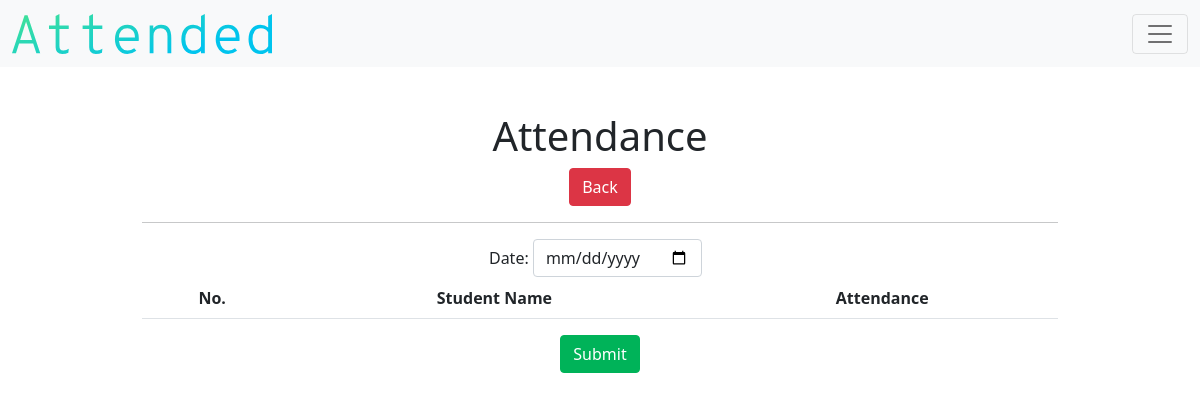
Before: /take-attendance/1 (signed in) with the older database file.
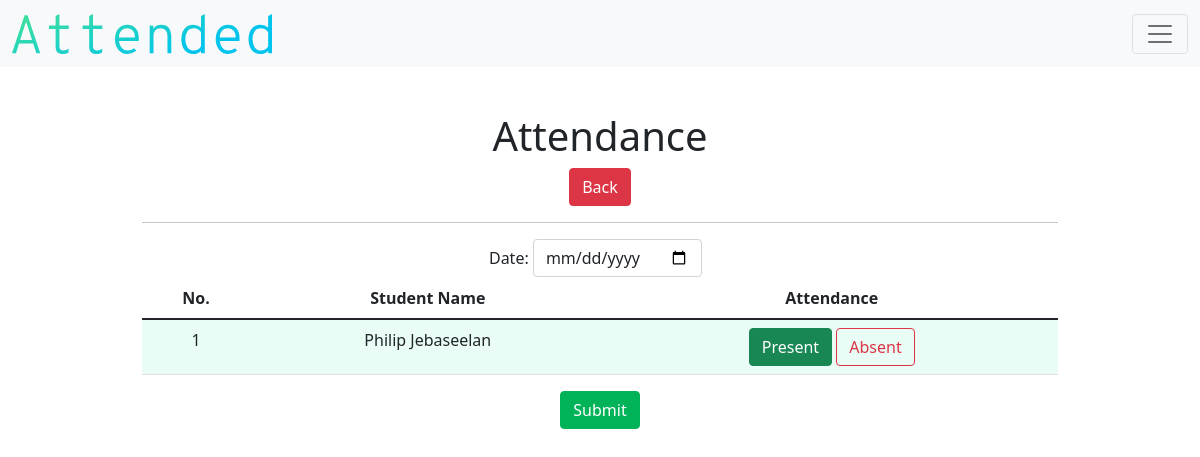
After: the same page with the newer database file.
### models.py (models this page shows)
class Student(db.Model):
    __tablename__ = "student"
    id = db.Column(db.Integer, primary_key=True)
    teacher_id = db.Column(db.Integer, db.ForeignKey("teacher.id"))
    class_id = db.Column(db.Integer, nullable=True, default=0)
    name = db.Column(db.String(), nullable=False)
    birth = db.Column(db.String(),nullable=False)
    age = db.Column(db.Integer(), nullable=False)
    parent = db.Column(db.String(), nullable=True)
    parent2 = db.Column(db.String(), nullable=True)
    number = db.Column(db.Integer, nullable=True)
    number2 = db.Column(db.Integer, nullable=True)
    email = db.Column(db.String(), nullable=True)
    email2 = db.Column(db.String(), nullable=True)
    address = db.Column(db.String(), nullable=False)
    city = db.Column(db.String(), nullable=False)
    state = db.Column(db.String(), nullable=False)
    postcode = db.Column(db.Integer, nullable=False)
    student_attends = db.relationship("Attendance", backref="student_attend")

### application.py (the view)
@app.route("/take-attendance/<string:id>")
def take_attendance(id):
    if not current_user.is_authenticated:
        return redirect("/login")
    else:
        form_attend = TakeAttendance()
        TABLE_HEADERS = ["No.", "Student Name", "Attendance"]
        students = db.session.query(Student).filter_by(class_id=id)
        return render_template("take-attendance.html", ident=id, form=form_attend, headers=TABLE_HEADERS, students=students)

### form.py
class TakeAttendance(FlaskForm):
    date = DateField(validators=[InputRequired()])

### application.py (called while the page is built)
@login.user_loader
def load_user(id):
    return Teacher.query.get(id)

### templates/take-attendance.html (shortened to what this page needs)
{% extends "layout.html" %}
{% block main %}
        <h1>Attendance</h1>
        <a class="btn btn-danger" href="/detail_class/{{ident}}" role="button">Back</a>
                <hr>
        <form action="/taken-attendance/{{ident}}" method="post">
        <div class="col-md-12">
            <label for="formGroupExampleInput" class="form-label" id="label-take-attendance-date">Date:</label>
            {{ form.date(class="form-control", autocomplete="off", id="take-attendance-date" )}}
        </div>
        <div class="table-responsive">
          <table class="table table-hover">
                <thead>
                        <tr>
                                {% for header in headers %}
                                      <th id="header"> {{ header }} </th>
                                {% endfor %}
                        </tr>
                </thead>
                <tbody>
                        {% for student in students %}
                        <tr>
                             <td class="counterCell"></td>
                             <td>{{student.name}}</td>
                             <td>
                                <label class="btn btn-outline-success" for="{{student.id}}">Present</label>
                                <label class="btn btn-outline-danger" for="{{student.id}}2">Absent</label>
                             </td>
                        </tr>
                        {% endfor %}
                </tbody>
          </table>
          <button type="submit" class="btn btn-success">Submit</button>
        </div>
{% endblock %}

### templates/layout.html (shortened to what this page needs)
<!DOCTYPE html>
<html lang="en">
    <head>
        <link href="https://cdn.jsdelivr.net/npm/bootstrap@5.1.1/dist/css/bootstrap.min.css" rel="stylesheet">
        <link href="../static/css/style.css" rel="stylesheet">
    </head>
    <body>
        <nav class="navbar navbar-light bg-light fixed-top">
            <div class="container-fluid">
                <a class="navbar-brand" href="#"><img id="brandlabel" src="../static/images/brand.svg"class="d-inline-block align-text-top"></a>
                {% if current_user.is_authenticated %}
                <button class="navbar-toggler" type="button" data-bs-toggle="offcanvas" data-bs-target="#offcanvasNavbar" aria-controls="offcanvasNavbar">
                    <span class="navbar-toggler-icon"></span>
                </button>
                {% endif %}
            </div>
        </nav>
        <main class="container p-5">
            {% block main %}{% endblock %}
        </main>
    </body>
</html>

### static/css/style.css (style rules this page uses)
#brandlabel { height:40px; }
.btn-success { color:#FFFFFF; background-color: #00b359; border-color: #00b359; }
table { counter-reset: tableCount; }
.counterCell:before { content: counter(tableCount); counter-increment: tableCount; }
tr:nth-child(odd) { background-color:#e9fcf6; }
#header { background-color:white; }
main { overflow-x: auto; text-align: center; }
main .form-control { display: inline-block; width: auto; }
.p-5 { padding: 7rem!important; }
#label-take-attendance-date { margin-left:19%; }
#take-attendance-date { margin-right:20%; }

Changed rows visible on the page:
now on this page (row edited): Student: name "Philip Jebaseelan"
